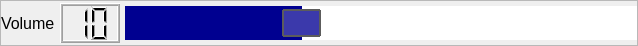
           <widget class="QFrame" name="frame_4">
            <property name="sizePolicy">
             <sizepolicy hsizetype="Expanding" vsizetype="Fixed">
              <horstretch>0</horstretch>
              <verstretch>0</verstretch>
             </sizepolicy>
            </property>
            <property name="minimumSize">
             <size>
              <width>0</width>
              <height>46</height>
             </size>
            </property>
            <property name="maximumSize">
             <size>
              <width>16777215</width>
              <height>42</height>
             </size>
            </property>
            <property name="font">
             <font>
              <pointsize>12</pointsize>
             </font>
            </property>
            <property name="frameShape">
             <enum>QFrame::StyledPanel</enum>
            </property>
            <property name="frameShadow">
             <enum>QFrame::Raised</enum>
            </property>
            <layout class="QHBoxLayout" name="horizontalLayout_9">
             <property name="spacing">
              <number>5</number>
             </property>
             <property name="leftMargin">
              <number>0</number>
             </property>
             <property name="topMargin">
              <number>0</number>
             </property>
             <property name="rightMargin">
              <number>0</number>
             </property>
             <property name="bottomMargin">
              <number>0</number>
             </property>
             <item>
              <widget class="QLabel" name="label_14">
               <property name="styleSheet">
                <string notr="true">font: 13pt &quot;Sans Serif&quot;;</string>
               </property>
               <property name="text">
                <string>Volume</string>
               </property>
              </widget>
             </item>
             <item>
              <widget class="QLCDNumber" name="rxVolumeDisplay">
               <property name="sizePolicy">
                <sizepolicy hsizetype="Fixed" vsizetype="Fixed">
                 <horstretch>0</horstretch>
                 <verstretch>0</verstretch>
                </sizepolicy>
               </property>
               <property name="minimumSize">
                <size>
                 <width>60</width>
                 <height>40</height>
                </size>
               </property>
               <property name="maximumSize">
                <size>
                 <width>16777215</width>
                 <height>40</height>
                </size>
               </property>
               <property name="lineWidth">
                <number>1</number>
               </property>
               <property name="midLineWidth">
                <number>1</number>
               </property>
               <property name="digitCount">
                <number>2</number>
               </property>
               <property name="segmentStyle">
                <enum>QLCDNumber::Filled</enum>
               </property>
               <property name="value" stdset="0">
                <double>10.000000000000000</double>
               </property>
               <property name="intValue" stdset="0">
                <number>10</number>
               </property>
              </widget>
             </item>
             <item>
              <widget class="QSlider" name="rxVolumeSlider">
               <property name="sizePolicy">
                <sizepolicy hsizetype="Expanding" vsizetype="Fixed">
                 <horstretch>0</horstretch>
                 <verstretch>0</verstretch>
                </sizepolicy>
               </property>
               <property name="minimumSize">
                <size>
                 <width>512</width>
                 <height>40</height>
                </size>
               </property>
               <property name="styleSheet">
                <string notr="true">QSlider::groove:horizontal {
    border: 3px solid #0000FF;
    height: 28px; /* the groove expands to the size of the slider by default. by giving it a height, it has a fixed size */
    margin: 0px 0;
}

QSlider::handle:horizontal {
    border: 2px solid #5c5c5c;
    width: 35px;
    height: 27px;
    margin: -2px 0 -2px 0; /* handle is placed by default on the contents rect of the groove. Expand outside the groove */
    border-radius: 1px;
}
QSlider::groove:horizontal {
    background: #FF0033;
    position: absolute; /* absolutely position 4px from the left and right of the widget. setting margins on the widget should work too... */
}

QSlider::handle:horizontal {
    height: 10px;
    background: #3B39AB;
    position: absolute; /* absolutely position 4px from the left and right of the widget. setting margins on the widget should work too... */
    margin: 0 -4px 0; /* expand outside the groove */
}


QSlider::add-page:horizontal {
    background: white;
}

QSlider::sub-page:horizontal {
    background: #000090;
}

QSlider::handle:vertical {
    height: 10px;
    background: red;
    margin: 0 -4px; /* expand outside the groove */
}
</string>
               </property>
               <property name="minimum">
                <number>0</number>
               </property>
               <property name="maximum">
                <number>30</number>
               </property>
               <property name="pageStep">
                <number>1</number>
               </property>
               <property name="value">
                <number>10</number>
               </property>
               <property name="orientation">
                <enum>Qt::Horizontal</enum>
               </property>
               <property name="invertedAppearance">
                <bool>false</bool>
               </property>
               <property name="tickPosition">
                <enum>QSlider::NoTicks</enum>
               </property>
               <property name="tickInterval">
                <number>1</number>
               </property>
              </widget>
             </item>
            </layout>
           </widget>
